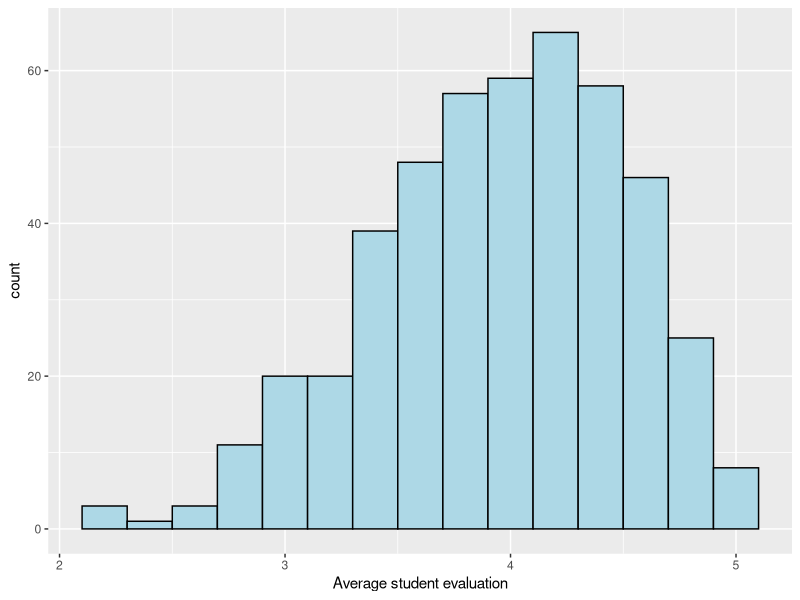
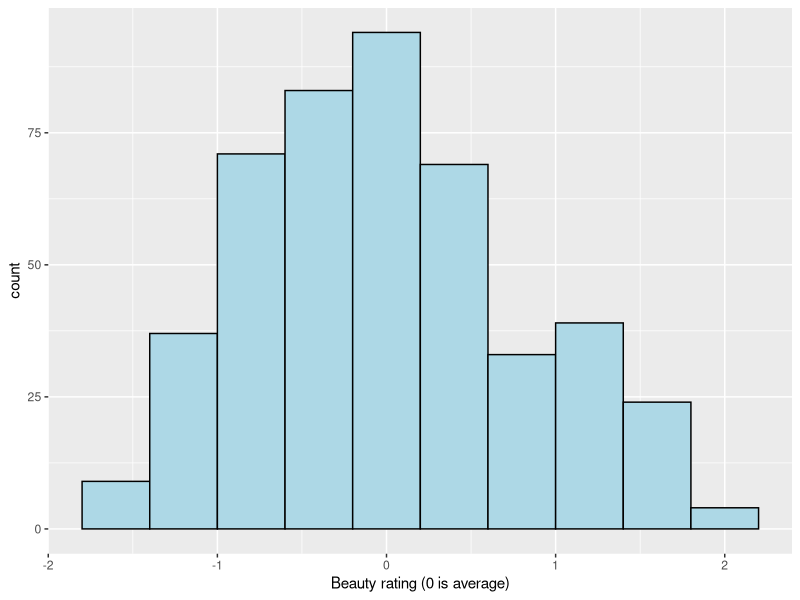
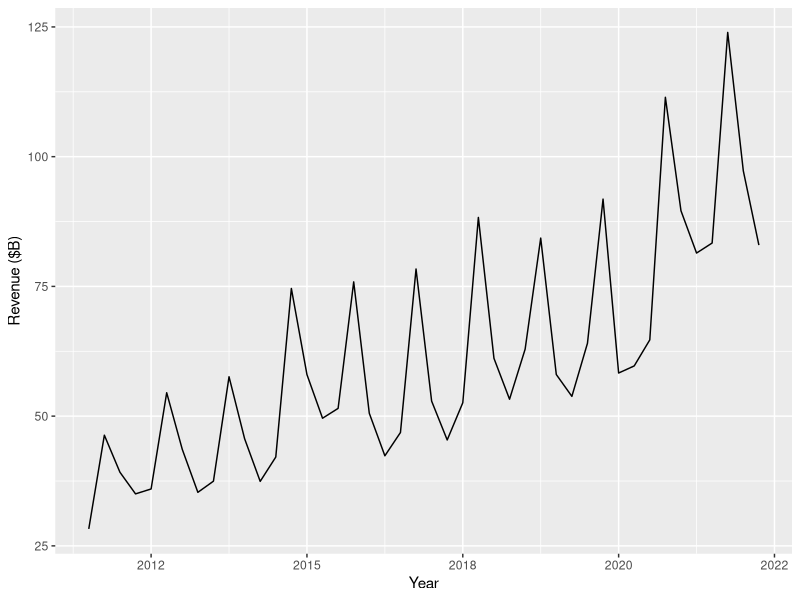
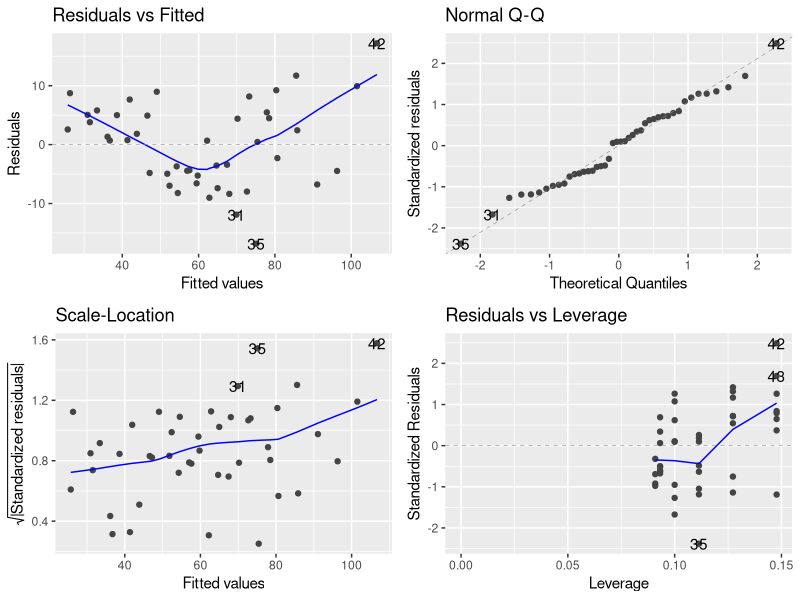
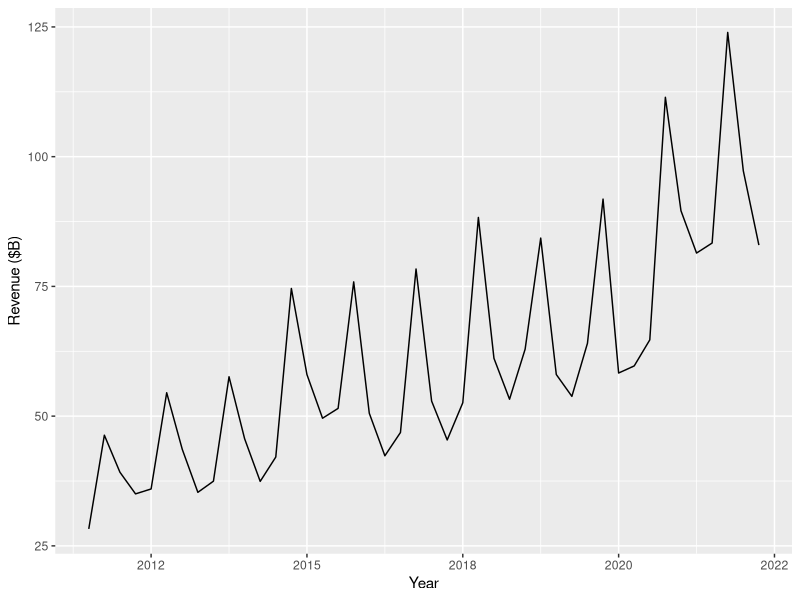
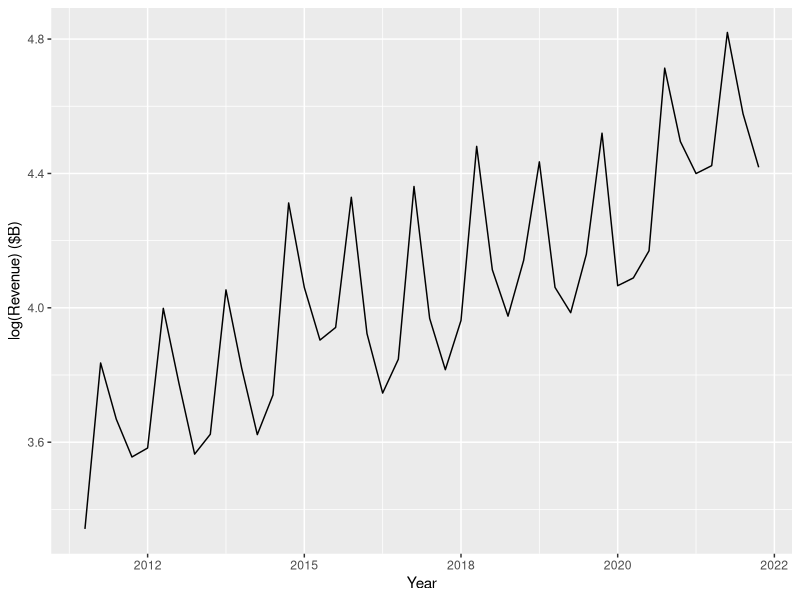
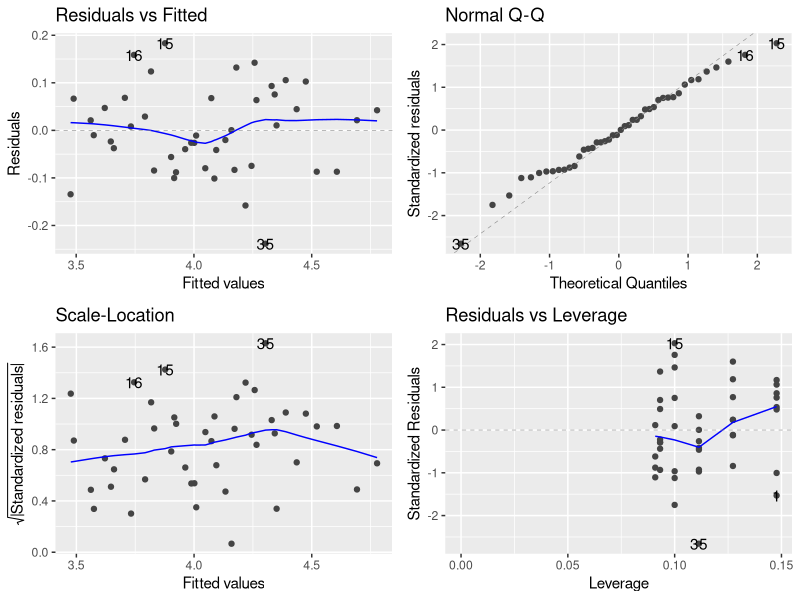
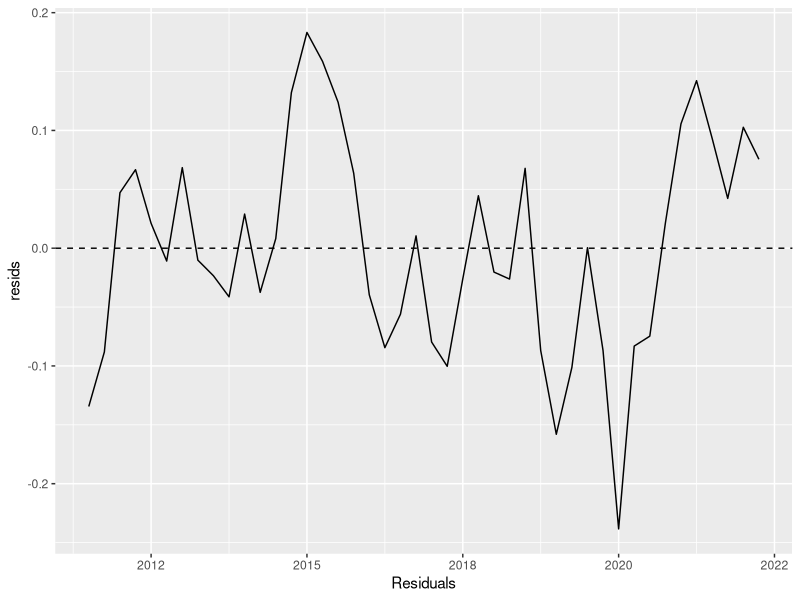

These charts were generated, in order, by the following R code:
## ---- chunk 1
# Include setup
library(tidyverse)
library(ggfortify)
library(knitr)

knitr::opts_chunk$set(
  echo = FALSE, fig.align = "center"
)

hook_output <- knit_hooks$get("output")
knit_hooks$set(output = function(x, options) {
  lines <- options$output.lines
  if (is.null(lines)) {
    return(hook_output(x, options))  # pass to default hook
  }
  x <- unlist(strsplit(x, "\n"))
  more <- "..."
  if (length(lines) == 1) {        # first n lines
    if (length(x) > lines) {
      # truncate the output, but add ....
      x <- c(head(x, lines), more)
    }
  } else {
    x <- c(more, x[lines], more)
  }
  # paste these lines together
  x <- paste(c(x, ""), collapse = "\n")
  hook_output(x, options)
})
## ---- chunk 2
apple <- read.csv("week_01_docs/apple_short.csv")
options(digits = 4)
## ---- chunk 3
profs <- read.csv("week_01_docs/profs.csv")
options(scipen = 999)
## ---- chunk 4
ggplot(profs, aes(eval)) +
geom_histogram(binwidth=0.2, col="black", fill="lightblue") +
labs(x="Average student evaluation")
## ---- chunk 5
ggplot(profs, aes(beauty)) +
geom_histogram(binwidth=0.4, col="black", fill="lightblue") +
labs(x="Beauty rating (0 is average)")
## ---- chunk 6
options(digits = 10)
head(apple) # %>% select(-Time))
options(digits = 4)
## ---- chunk 7
ggplot(apple, aes(x = Time, y = Revenue)) +
  geom_line() +
  xlab("Year") + ylab("Revenue ($B)")
## ---- chunk 8
apple_model1 <- lm(Revenue ~ Period + Quarter, data = apple)
summary(apple_model1)
b <- abs(round(coef(apple_model1), 1))
## ---- chunk 9
autoplot(apple_model1)
## ---- chunk 10
ggplot(apple, aes(x = Time, y = Revenue)) +
  geom_line() +
  xlab("Year") + ylab("Revenue ($B)")
## ---- chunk 11
ggplot(apple, aes(x = Time, y = log(Revenue))) +
  geom_line() +
  xlab("Year") + ylab("log(Revenue) ($B)")
## ---- chunk 12
apple_model2 <- lm(log(Revenue) ~ Period + Quarter, data = apple)
summary(apple_model2)
b <- round(abs(coef(apple_model2)), 2)
## ---- chunk 13
autoplot(apple_model2)
## ---- chunk 14
ggplot(aes(y = resids, x = Time),
  data = apple %>% mutate(resids = residuals(apple_model2))) +
  geom_line() +
  xlab("Residuals") +
  geom_hline(yintercept = 0, linetype = "dashed")
## ---- chunk 15
ggplot(aes(x = lag(residuals(apple_model2)), y = residuals(apple_model2)),
  data = apple) +
  geom_point() +
  geom_smooth(method = "lm", se = FALSE) +
  ylab("Current Quarter residual") +
  xlab("Previous Quarter residual")
## ---- chunk 16
acf(residuals(apple_model2))
points(1, 0.635, col = "darkred", cex = 3)
## ---- chunk 17
acf(residuals(apple_model2))
points(2, 0.255, col = "darkorange", cex = 3)
## ---- chunk 18
acf(residuals(apple_model2))
## ---- chunk 19
ggplot(apple %>% mutate(predicted = exp(predict(apple_model2)))) +
  geom_line(aes(x = Time, y = Revenue), col = "black") +
  geom_line(aes(x = Time, y = predicted), col = "orange") +
  xlab("Year") + ylab("Revenue ($B)")
## ---- chunk 20
# Define PostCOVID to be 1 on or after 2020 Q4
# (i.e., if the year is 2021+ or if we are in 2020 Q4)
apple <- apple %>%
  mutate(PostCOVID = ifelse(
    Year >= 2021 | (Year == 2020 & Quarter == "Q4"),
    1, 0)
  )
## ---- chunk 21
apple %>% select(-Time)
## ---- chunk 22
apple_model3 <- lm(log(Revenue) ~ Period + Quarter
  + PostCOVID, data = apple)
summary(apple_model3)
## ---- chunk 23
confint(apple_model3)
## ---- chunk 24
ggplot(apple %>% mutate(predicted = exp(predict(apple_model3)))) +
  geom_line(aes(x = Time, y = Revenue), col = "black") +
  geom_line(aes(x = Time, y = predicted), col = "orange") +
  xlab("Year") + ylab("Revenue ($B)")
## ---- chunk 25
ggplot(aes(y = resids, x = Time),
  data = apple %>% mutate(resids = residuals(apple_model3))) +
  geom_line() +
  geom_hline(yintercept = 0, linetype = "dashed")
## ---- chunk 26
acf(residuals(apple_model3))
## ---- chunk 27
apple <- apple %>% mutate(lag1 = lag(Revenue))
apple_model4 <- lm(log(Revenue) ~ Period + Quarter
  + PostCOVID + log(lag1), data = apple)
summary(apple_model4)
## ---- chunk 28
acf(residuals(apple_model4))
## ---- chunk 29
tail(apple, 3)
## ---- chunk 30
logpred <- predict(apple_model4,
  newdata = list(Period = 44, Quarter = "Q3",
    PostCOVID = 1, lag1 = 82.96),
  interval = "predict")
exp(logpred)
